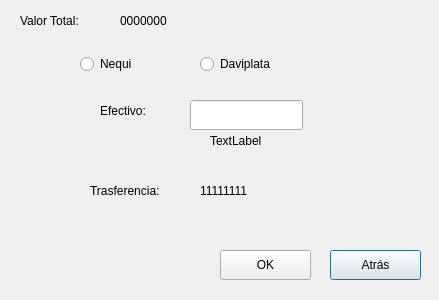
<?xml version="1.0" encoding="UTF-8"?>
<ui version="4.0">
 <class>Dialog</class>
 <widget class="QDialog" name="Dialog">
  <property name="geometry">
   <rect>
    <x>0</x>
    <y>0</y>
    <width>439</width>
    <height>300</height>
   </rect>
  </property>
  <property name="windowTitle">
   <string>Dialog</string>
  </property>
  <widget class="QLabel" name="label">
   <property name="geometry">
    <rect>
     <x>20</x>
     <y>10</y>
     <width>131</width>
     <height>22</height>
    </rect>
   </property>
   <property name="text">
    <string>Valor Total:</string>
   </property>
  </widget>
  <widget class="QLabel" name="label_2">
   <property name="geometry">
    <rect>
     <x>120</x>
     <y>10</y>
     <width>68</width>
     <height>22</height>
    </rect>
   </property>
   <property name="text">
    <string>0000000</string>
   </property>
  </widget>
  <widget class="QLabel" name="label_3">
   <property name="geometry">
    <rect>
     <x>100</x>
     <y>100</y>
     <width>68</width>
     <height>22</height>
    </rect>
   </property>
   <property name="text">
    <string>Efectivo: </string>
   </property>
  </widget>
  <widget class="QLineEdit" name="lineEdit">
   <property name="geometry">
    <rect>
     <x>190</x>
     <y>100</y>
     <width>113</width>
     <height>30</height>
    </rect>
   </property>
  </widget>
  <widget class="QLabel" name="label_4">
   <property name="geometry">
    <rect>
     <x>90</x>
     <y>180</y>
     <width>91</width>
     <height>22</height>
    </rect>
   </property>
   <property name="text">
    <string>Trasferencia:</string>
   </property>
  </widget>
  <widget class="QLabel" name="label_5">
   <property name="geometry">
    <rect>
     <x>200</x>
     <y>180</y>
     <width>68</width>
     <height>22</height>
    </rect>
   </property>
   <property name="text">
    <string>11111111</string>
   </property>
  </widget>
  <widget class="QRadioButton" name="radioButton">
   <property name="geometry">
    <rect>
     <x>80</x>
     <y>50</y>
     <width>114</width>
     <height>28</height>
    </rect>
   </property>
   <property name="text">
    <string>Nequi</string>
   </property>
  </widget>
  <widget class="QRadioButton" name="radioButton_2">
   <property name="geometry">
    <rect>
     <x>200</x>
     <y>50</y>
     <width>114</width>
     <height>28</height>
    </rect>
   </property>
   <property name="text">
    <string>Daviplata</string>
   </property>
  </widget>
  <widget class="QPushButton" name="pushButton_2">
   <property name="geometry">
    <rect>
     <x>330</x>
     <y>250</y>
     <width>91</width>
     <height>30</height>
    </rect>
   </property>
   <property name="text">
    <string>Atrás</string>
   </property>
  </widget>
  <widget class="QPushButton" name="pushButton">
   <property name="geometry">
    <rect>
     <x>220</x>
     <y>250</y>
     <width>91</width>
     <height>30</height>
    </rect>
   </property>
   <property name="text">
    <string>OK</string>
   </property>
  </widget>
  <widget class="QLabel" name="label_6">
   <property name="geometry">
    <rect>
     <x>210</x>
     <y>130</y>
     <width>68</width>
     <height>22</height>
    </rect>
   </property>
   <property name="text">
    <string>TextLabel</string>
   </property>
  </widget>
 </widget>
 <resources/>
 <connections/>
</ui>
